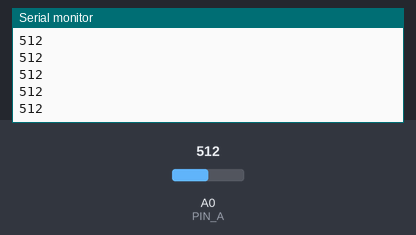
This sketch was run on a simulated Arduino Uno, built with avr-gcc and run on an emulated ATmega328P. Shown: the last lines printed to the serial monitor. The inputs (shaded band) are chosen by the test bench; at power-on: A0 (PIN_A) = 512.

Above: at 1.2 s.
1.3 s: A0 (PIN_A) set to 716
At 1.31 s:
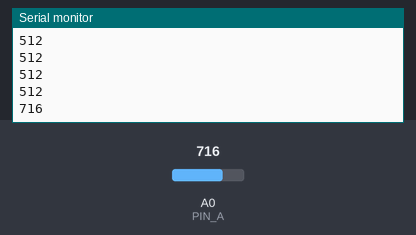
2.8 s: A0 (PIN_A) set to 900
At 2.81 s:
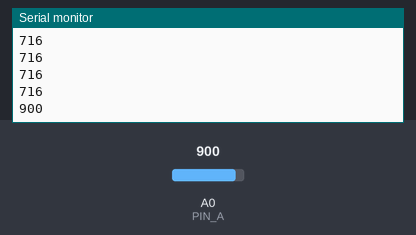
Timing chart, 0 to 5.8 s (numbered marks = the images above; inputs shaded):
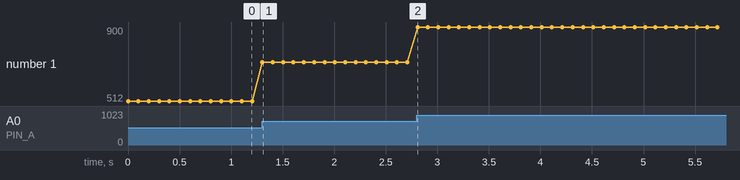

Measured:
- after the input at 1.3 s, the serial monitor: prints a new line at once (image 1)
- after the input at 2.8 s, the serial monitor: prints a new line at once (image 2)
- plotted number 1: 512 → 716 after the input at 1.3 s, 716 → 900 after the input at 2.8 s

The sketch:

analog_resistance.ino
```cpp
#define PIN_A A0
int sensor_value = 0;

void setup() {
  // put your setup code here, to run once:
  pinMode(PIN_A, INPUT);
  Serial.begin(9600);
}

void loop() {
  // put your main code here, to run repeatedly:
  sensor_value = analogRead(PIN_A);
  Serial.println(sensor_value);
  delay(100);
}
```
